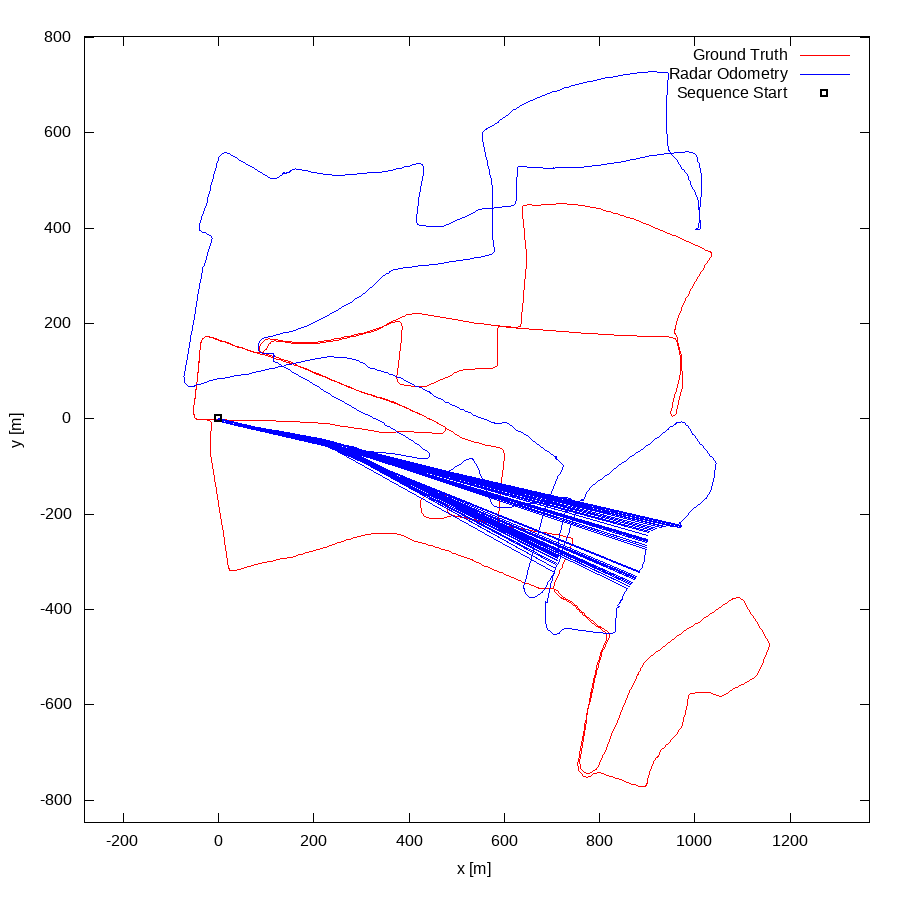

Write the gnuplot code that produced this figure.
set term postscript eps enhanced color
set output "13.eps"
set size ratio -1
set xrange [-282:1367]
set yrange [-847:802]
set xlabel "x [m]"
set ylabel "y [m]"
plot "13.txt" using 1:2 lc rgb "#FF0000" title 'Ground Truth' w lines,"13.txt" using 3:4 lc rgb "#0000FF" title 'Radar Odometry' w lines,"< head -1 13.txt" using 1:2 lc rgb "#000000" pt 4 ps 1 lw 2 title 'Sequence Start' w points
